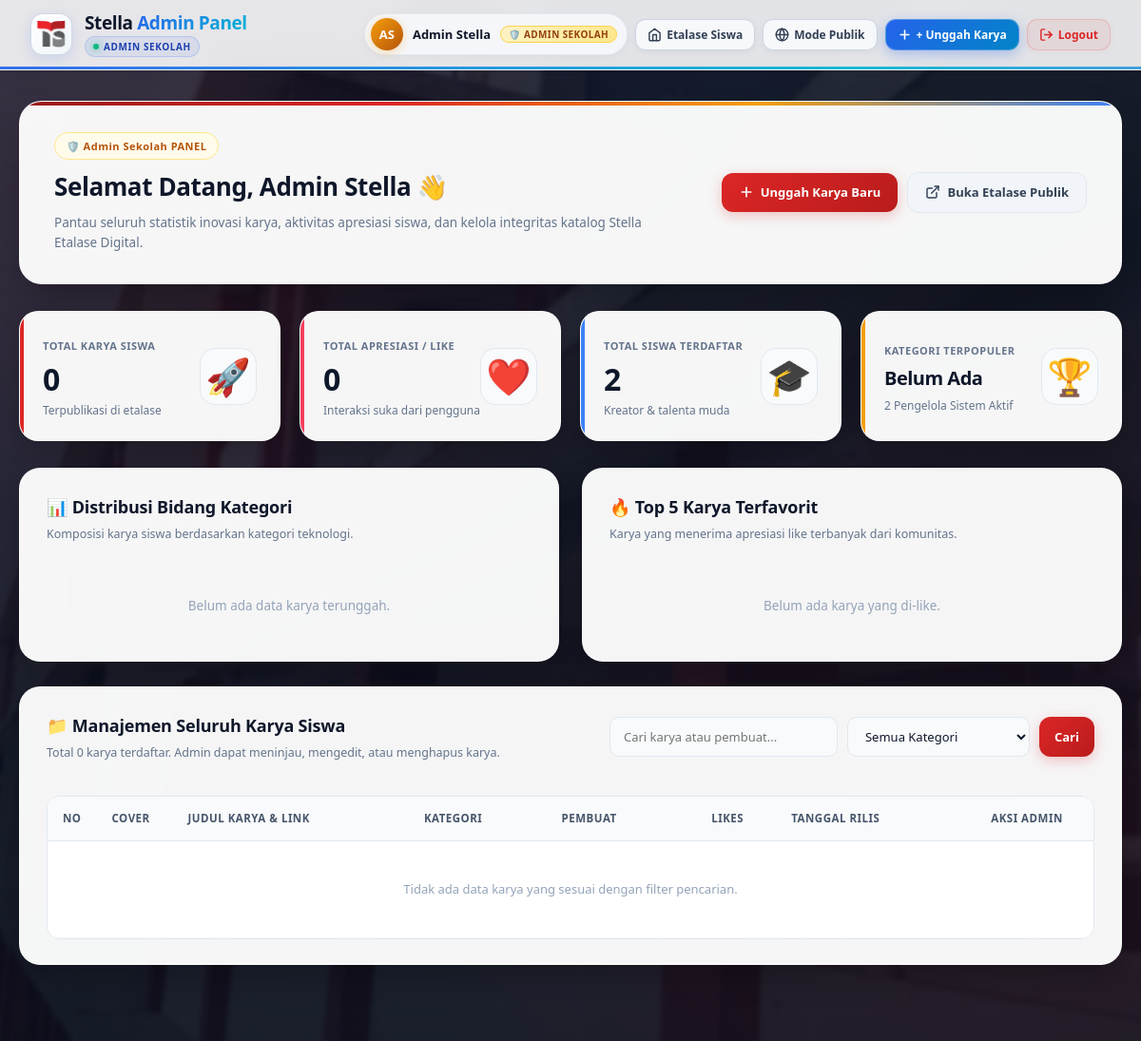
The app's page /admin/index.php (signed in) with its own data.
### tables this page shows
CREATE TABLE IF NOT EXISTS `users` (
  `id` INT(10) UNSIGNED NOT NULL AUTO_INCREMENT,
  `nama` VARCHAR(100) NOT NULL,
  `email` VARCHAR(150) NOT NULL,
  `password` VARCHAR(255) NOT NULL,
  `role` ENUM('super_admin', 'admin', 'siswa') NOT NULL DEFAULT 'siswa',
  `foto` VARCHAR(255) DEFAULT NULL,
  PRIMARY KEY (`id`),
  UNIQUE KEY `email` (`email`)
);

### middleware/auth_check.php (called while the page is built, shortened)
<?php
function get_logged_user($pdo) {
    $stmt = $pdo->prepare("SELECT id, nama, email, role, foto FROM users WHERE id = :id");
    $stmt->execute([':id' => $_SESSION['user_id']]);
    $user = $stmt->fetch(PDO::FETCH_ASSOC);
    return $user;
}

### admin/index.php (the view, shortened to what this page needs)
<?php
require_once '../config/kuis_db.php';
require_once '../middleware/auth_check.php';
$user = get_logged_user($pdo);
$user_role = $user['role'];
$is_super_admin = ($user_role === 'super_admin');
$stmtStatProjects = $pdo->query("SELECT COUNT(*) AS total FROM projects");
$total_projects = (int) ($stmtStatProjects->fetch()['total'] ?? 0);
$stmtStatLikes = $pdo->query("SELECT COUNT(*) AS total FROM project_likes");
$total_likes = (int) ($stmtStatLikes->fetch()['total'] ?? 0);
$stmtStatSiswa = $pdo->query("SELECT COUNT(*) AS total FROM users WHERE role = 'siswa'");
$total_siswa = (int) ($stmtStatSiswa->fetch()['total'] ?? 0);
$stmtStatAdmin = $pdo->query("SELECT COUNT(*) AS total FROM users WHERE role IN ('admin', 'super_admin')");
$total_admin = (int) ($stmtStatAdmin->fetch()['total'] ?? 0);
$stmtKat = $pdo->query("
    SELECT kategori, COUNT(*) AS jumlah
    FROM projects
    GROUP BY kategori
    ORDER BY jumlah DESC
");
$kategori_stats = $stmtKat->fetchAll();
$top_kategori = !empty($kategori_stats) ? $kategori_stats[0]['kategori'] : 'Belum Ada';
$stmtTop = $pdo->query("
    SELECT projects.*, users.nama AS pembuat, COALESCE(likes_count.total_likes, 0) AS total_likes
    FROM projects
    JOIN users ON projects.user_id = users.id
    LEFT JOIN (
        SELECT project_id, COUNT(*) AS total_likes
        FROM project_likes
        GROUP BY project_id
    ) AS likes_count ON projects.id = likes_count.project_id
    ORDER BY total_likes DESC, projects.created_at DESC
    LIMIT 5
");
$top_projects = $stmtTop->fetchAll();
$search = trim($_GET['q'] ?? '');
$sqlAll = "
    SELECT projects.*, users.nama AS pembuat, users.email AS pembuat_email,
           COALESCE(likes_count.total_likes, 0) AS total_likes
    FROM projects
    JOIN users ON projects.user_id = users.id
    LEFT JOIN (
        SELECT project_id, COUNT(*) AS total_likes
        FROM project_likes
        GROUP BY project_id
    ) AS likes_count ON projects.id = likes_count.project_id
";
$params = [];
$sqlAll .= " ORDER BY projects.created_at DESC";
$stmtAll = $pdo->prepare($sqlAll);
$stmtAll->execute($params);
$all_projects = $stmtAll->fetchAll();
$user_nama = htmlspecialchars($user['nama'] ?? 'Admin');
$user_foto = $user['foto'] ?? null;
$initials = '';
$words = preg_split('/\s+/', trim($user_nama));
foreach (array_slice($words, 0, 2) as $w) {
    if (!empty($w)) $initials .= strtoupper(mb_substr($w, 0, 1));
}
$role_title = $is_super_admin ? 'Super Admin' : 'Admin Sekolah';
$role_icon = $is_super_admin ? '👑' : '🛡️';
$role_badge_class = 'role-badge-' . $user_role;
?>
<!DOCTYPE html>
<html lang="id">
<head>
    <link rel="stylesheet" href="../assets/css/style.css">
    <link rel="stylesheet" href="../assets/css/navbar.css">
    <link rel="stylesheet" href="../assets/css/main.css">
    <link rel="stylesheet" href="../assets/css/admin.css">
</head>
<body style="background: #0b1120; color: #f8fafc; min-height: 100vh;">
<div class="bg-overlay" style="opacity: 0.65;"></div>
<nav class="navbar" id="mainNavbar">
    <a href="index.php" class="navbar-brand-link" title="Dashboard Admin Stella">
        <div class="brand-logo-frame">
            <img src="../assets/img/logo-ts2.png" alt="Logo Stella" class="brand-logo-img" onerror="this.style.display='none';">
        </div>
        <div class="brand-text-col">
            <h1 class="brand-main-title">Stella <span class="brand-gradient-text">Admin Panel</span></h1>
            <div class="brand-meta-row">
                <span class="brand-badge-pill">
                    <span class="brand-live-dot"></span> <?= $role_title ?>
                </span>
            </div>
        </div>
    </a>
    <div class="navbar-menu-group">
        <a href="../profile.php" class="navbar-user-capsule user-capsule-<?= $user_role ?>" title="Buka Profil Saya" style="text-decoration: none;">
            <div class="user-avatar-circle">
                <?php if (!empty($user_foto) && file_exists('../uploads/avatars/' . $user_foto)): ?>
                    <img src="../uploads/avatars/<?= htmlspecialchars($user_foto) ?>" alt="<?= $user_nama ?>">
                <?php else: ?>
                    <?= $initials ?>
                <?php endif; ?>
            </div>
            <div class="user-meta-text">
                <span class="user-name-label"><?= $user_nama ?></span>
            </div>
            <span class="role-badge-pill <?= $role_badge_class ?>">
                <?= $role_icon ?> <?= $role_title ?>
            </span>
        </a>
        <a href="../index.php" class="nav-btn btn-nav-secondary" title="Kembali ke Beranda Utama Siswa">
            <svg width="15" height="15" viewBox="0 0 24 24" fill="none" stroke="currentColor" stroke-width="2.3" stroke-linecap="round" stroke-linejoin="round">
                <path d="M3 9l9-7 9 7v11a2 2 0 0 1-2 2H5a2 2 0 0 1-2-2z"></path>
                <polyline points="9 22 9 12 15 12 15 22"></polyline>
            </svg>
            <span>Etalase Siswa</span>
        </a>
        <a href="../katalog.php" class="nav-btn btn-nav-secondary" title="Lihat Halaman Mode Pengunjung">
            <span>Mode Publik</span>
        </a>
        <a href="../project_tambah.php" class="nav-btn btn-nav-primary" title="Tambah Karya Baru">
            <svg width="15" height="15" viewBox="0 0 24 24" fill="none" stroke="currentColor" stroke-width="2.5" stroke-linecap="round" stroke-linejoin="round">
                <line x1="12" y1="5" x2="12" y2="19"></line>
                <line x1="5" y1="12" x2="19" y2="12"></line>
            </svg>
            <span>+ Unggah Karya</span>
        </a>
        <a href="../auth/logout.php" class="nav-btn btn-nav-danger" title="Keluar">
            <svg width="15" height="15" viewBox="0 0 24 24" fill="none" stroke="currentColor" stroke-width="2.3" stroke-linecap="round" stroke-linejoin="round">
                <path d="M9 21H5a2 2 0 0 1-2-2V5a2 2 0 0 1 2-2h4"></path>
                <polyline points="16 17 21 12 16 7"></polyline>
                <line x1="21" y1="12" x2="9" y2="12"></line>
            </svg>
            <span>Logout</span>
        </a>
    </div>
</nav>
<main class="container" style="max-width: 1280px; margin: 32px auto 80px;">
    <div class="admin-welcome-banner">
        <div class="admin-welcome-left">
            <div class="admin-role-tag <?= $is_super_admin ? 'tag-superadmin' : 'tag-admin' ?>">
                <span><?= $role_icon ?> <?= $role_title ?> PANEL</span>
            </div>
            <h1 class="admin-welcome-title">Selamat Datang, <?= $user_nama ?> 👋</h1>
            <p class="admin-welcome-sub">Pantau seluruh statistik inovasi karya, aktivitas apresiasi siswa, dan kelola integritas katalog Stella Etalase Digital.</p>
        </div>
        <div class="admin-welcome-actions">
            <a href="../project_tambah.php" class="btn-admin-action btn-admin-primary">
                <svg width="16" height="16" viewBox="0 0 24 24" fill="none" stroke="currentColor" stroke-width="2.5" stroke-linecap="round" stroke-linejoin="round">
                    <line x1="12" y1="5" x2="12" y2="19"></line>
                    <line x1="5" y1="12" x2="19" y2="12"></line>
                </svg>
                <span>Unggah Karya Baru</span>
            </a>
            <a href="../katalog.php" target="_blank" class="btn-admin-action btn-admin-ghost">
                <svg width="16" height="16" viewBox="0 0 24 24" fill="none" stroke="currentColor" stroke-width="2.2" stroke-linecap="round" stroke-linejoin="round">
                    <path d="M18 13v6a2 2 0 0 1-2 2H5a2 2 0 0 1-2-2V8a2 2 0 0 1 2-2h6"></path>
                    <polyline points="15 3 21 3 21 9"></polyline>
                    <line x1="10" y1="14" x2="21" y2="3"></line>
                </svg>
                <span>Buka Etalase Publik</span>
            </a>
        </div>
    </div>
    <div class="admin-metrics-grid">
        <div class="metric-card metric-card-red">
            <div class="metric-card-content">
                <span class="metric-label">TOTAL KARYA SISWA</span>
                <div class="metric-value"><?= number_format($total_projects) ?></div>
                <div class="metric-footer">
                    <span>Terpublikasi di etalase</span>
                </div>
            </div>
            <div class="metric-icon-box">🚀</div>
        </div>
        <div class="metric-card metric-card-rose">
            <div class="metric-card-content">
                <span class="metric-label">TOTAL APRESIASI / LIKE</span>
                <div class="metric-value"><?= number_format($total_likes) ?></div>
                <div class="metric-footer">
                    <span>Interaksi suka dari pengguna</span>
                </div>
            </div>
            <div class="metric-icon-box">❤️</div>
        </div>
        <div class="metric-card metric-card-blue">
            <div class="metric-card-content">
                <span class="metric-label">TOTAL SISWA TERDAFTAR</span>
                <div class="metric-value"><?= number_format($total_siswa) ?></div>
                <div class="metric-footer">
                    <span>Kreator & talenta muda</span>
                </div>
            </div>
            <div class="metric-icon-box">🎓</div>
        </div>
        <div class="metric-card metric-card-amber">
            <div class="metric-card-content">
                <span class="metric-label">KATEGORI TERPOPULER</span>
                <div class="metric-value" style="font-size: 20px; font-weight: 800; line-height: 1.3; margin: 4px 0 6px;">
                    <?= htmlspecialchars($top_kategori) ?>
                </div>
                <div class="metric-footer">
                    <span><?= $total_admin ?> Pengelola Sistem Aktif</span>
                </div>
            </div>
            <div class="metric-icon-box">🏆</div>
        </div>
    </div>
    <div class="admin-middle-grid">
        <div class="admin-panel-card">
            <div class="admin-panel-header">
                <div>
                    <h3 class="admin-panel-title">📊 Distribusi Bidang Kategori</h3>
                    <p class="admin-panel-desc">Komposisi karya siswa berdasarkan kategori teknologi.</p>
                </div>
            </div>
            <div class="category-breakdown-list">
                <?php if (empty($kategori_stats)): ?>
                    <p style="color: #94a3b8; font-size: 13.5px; text-align: center; padding: 20px 0;">Belum ada data karya terunggah.</p>
                <?php endif; ?>
            </div>
        </div>
        <div class="admin-panel-card">
            <div class="admin-panel-header">
                <div>
                    <h3 class="admin-panel-title">🔥 Top 5 Karya Terfavorit</h3>
                    <p class="admin-panel-desc">Karya yang menerima apresiasi like terbanyak dari komunitas.</p>
                </div>
            </div>
            <div class="leaderboard-list">
                <?php if (empty($top_projects)): ?>
                    <p style="color: #94a3b8; font-size: 13.5px; text-align: center; padding: 20px 0;">Belum ada karya yang di-like.</p>
                <?php endif; ?>
            </div>
        </div>
    </div>
    <div class="admin-panel-card" style="margin-top: 26px;">
        <div class="admin-panel-header" style="flex-wrap: wrap; gap: 14px;">
            <div>
                <h3 class="admin-panel-title">📁 Manajemen Seluruh Karya Siswa</h3>
                <p class="admin-panel-desc">Total <?= count($all_projects) ?> karya terdaftar. Admin dapat meninjau, mengedit, atau menghapus karya.</p>
            </div>
            <form method="GET" class="admin-table-toolbar">
                <div class="admin-search-wrap">
                    <input type="text" name="q" class="admin-search-input" placeholder="Cari karya atau pembuat..." value="<?= htmlspecialchars($search) ?>">
                </div>
                <select name="kat" class="admin-select-input" onchange="this.form.submit()">
                    <option value="all">Semua Kategori</option>
                </select>
                <button type="submit" class="btn-admin-action btn-admin-primary" style="padding: 0 16px; height: 42px;">
                    Cari
                </button>
            </form>
        </div>
        <div class="admin-table-responsive">
            <table class="admin-data-table">
                <thead>
                    <tr>
                        <th style="width: 50px;">No</th>
                        <th style="width: 80px;">Cover</th>
                        <th>Judul Karya & Link</th>
                        <th>Kategori</th>
                        <th>Pembuat</th>
                        <th style="text-align: center;">Likes</th>
                        <th>Tanggal Rilis</th>
                        <th style="text-align: center; width: 140px;">Aksi Admin</th>
                    </tr>
                </thead>
                <tbody>
                    <?php if (empty($all_projects)): ?>
                        <tr>
                            <td colspan="8" style="text-align: center; padding: 40px; color: #94a3b8;">
                                Tidak ada data karya yang sesuai dengan filter pencarian.
                            </td>
                        </tr>
                    <?php endif; ?>
                </tbody>
            </table>
        </div>
    </div>
</main>
</body>
</html>

### assets/css/style.css (style rules this page uses)
* { box-sizing: border-box; margin: 0; padding: 0; font-family: 'Segoe UI', Tahoma, Geneva, Verdana, sans-serif; }
body { background-color: #f4f6f9; color: #333333; line-height: 1.6; }

### assets/css/main.css (style rules this page uses)
.bg-overlay { position: fixed; top: 0; left: 0; width: 100%; height: 100%; background-image: radial-gradient(circle at 10% 20%, rgba(220, 38, 38, 0.15) 0%, transparent 40%), radial-gradient(circle at 90% 80%, rgba(153, 27, 27, 0.2) 0%, transparent 45%), linear-gradient(180deg, rgba(15, 23, 42, 0.72) 0%, rgba(10, 15, 28, 0.88) 100%), url('../img/gd4.jpeg'); background-size: cover; background-position: center; background-repeat: no-repeat; filter: blur(2px); -webkit-filter: blur(2px); transform: scale(1.05); z-index: -1; pointer-events: none; }
body { min-height: 100vh; margin: 0; position: relative; color: #1e293b; font-family: 'Plus Jakarta Sans', -apple-system, BlinkMacSystemFont, "Segoe UI", Roboto, sans-serif; -webkit-font-smoothing: antialiased; }
.container { max-width: 1240px; margin: 32px auto 60px; padding: 0 20px; position: relative; z-index: 10; }

### records on screen
users: role "ADMIN SEKOLAH", nama "Admin Stella", role "🛡️", role "Admin Sekolah"

### other values on screen
$initials "AS"
$total_projects "0"
$total_likes "0"
$total_siswa "2"
$top_kategori "Belum Ada"
$total_admin "2"
count($all_projects) "0"
